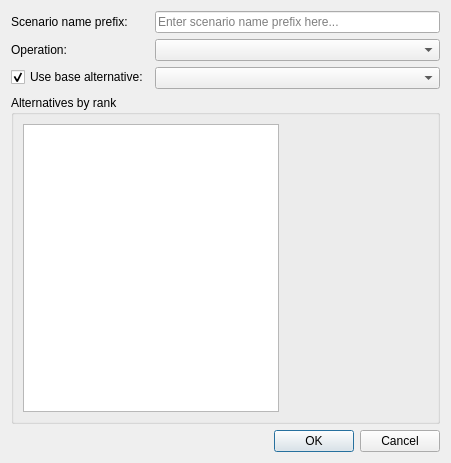
<?xml version="1.0" encoding="UTF-8"?>
<!--
######################################################################################################################
# Copyright (C) 2017-2022 Spine project consortium
# This file is part of Spine Toolbox.
# Spine Toolbox is free software: you can redistribute it and\/or modify it under the terms of the GNU Lesser General
# Public License as published by the Free Software Foundation, either version 3 of the License, or (at your option)
# any later version. This program is distributed in the hope that it will be useful, but WITHOUT ANY WARRANTY;
# without even the implied warranty of MERCHANTABILITY or FITNESS FOR A PARTICULAR PURPOSE. See the GNU Lesser General
# Public License for more details. You should have received a copy of the GNU Lesser General Public License along with
# this program. If not, see <http:\/\/www.gnu.org\/licenses\/>.
######################################################################################################################
-->
<ui version="4.0">
 <class>Form</class>
 <widget class="QWidget" name="Form">
  <property name="geometry">
   <rect>
    <x>0</x>
    <y>0</y>
    <width>451</width>
    <height>463</height>
   </rect>
  </property>
  <property name="windowTitle">
   <string>Form</string>
  </property>
  <layout class="QVBoxLayout" name="verticalLayout">
   <item>
    <layout class="QFormLayout" name="formLayout">
     <item row="0" column="0">
      <widget class="QLabel" name="scenario_prefix_label">
       <property name="text">
        <string>Scenario name prefix:</string>
       </property>
      </widget>
     </item>
     <item row="0" column="1">
      <widget class="QLineEdit" name="scenario_prefix_edit">
       <property name="toolTip">
        <string>Generate scenario names will have this prefix appended by a number.</string>
       </property>
       <property name="placeholderText">
        <string>Enter scenario name prefix here...</string>
       </property>
      </widget>
     </item>
     <item row="1" column="0">
      <widget class="QLabel" name="operation_label">
       <property name="text">
        <string>Operation:</string>
       </property>
      </widget>
     </item>
     <item row="1" column="1">
      <widget class="QComboBox" name="operation_combo_box"/>
     </item>
     <item row="2" column="0">
      <widget class="QCheckBox" name="use_base_alternative_check_box">
       <property name="toolTip">
        <string>When checked, selected base alternative is added to all scenarios.</string>
       </property>
       <property name="text">
        <string>Use base alternative:</string>
       </property>
       <property name="checked">
        <bool>true</bool>
       </property>
      </widget>
     </item>
     <item row="2" column="1">
      <widget class="QComboBox" name="base_alternative_combo_box"/>
     </item>
    </layout>
   </item>
   <item>
    <widget class="QGroupBox" name="groupBox">
     <property name="title">
      <string>Alternatives by rank</string>
     </property>
     <layout class="QHBoxLayout" name="horizontalLayout">
      <item>
       <widget class="QListWidget" name="alternative_list">
        <property name="toolTip">
         <string>Alternatives at bottom have priority. Drag and drop to reorder the list.</string>
        </property>
        <property name="dragEnabled">
         <bool>true</bool>
        </property>
        <property name="dragDropMode">
         <enum>QAbstractItemView::InternalMove</enum>
        </property>
        <property name="selectionMode">
         <enum>QAbstractItemView::ExtendedSelection</enum>
        </property>
       </widget>
      </item>
      <item>
       <spacer name="horizontalSpacer">
        <property name="orientation">
         <enum>Qt::Horizontal</enum>
        </property>
        <property name="sizeHint" stdset="0">
         <size>
          <width>40</width>
          <height>20</height>
         </size>
        </property>
       </spacer>
      </item>
     </layout>
    </widget>
   </item>
   <item>
    <widget class="QDialogButtonBox" name="button_box">
     <property name="standardButtons">
      <set>QDialogButtonBox::Cancel|QDialogButtonBox::Ok</set>
     </property>
    </widget>
   </item>
  </layout>
  <action name="accept_action">
   <property name="text">
    <string>OK</string>
   </property>
   <property name="shortcut">
    <string>Ctrl+Return</string>
   </property>
  </action>
  <action name="reject_action">
   <property name="text">
    <string>Cancel</string>
   </property>
   <property name="shortcut">
    <string>Esc</string>
   </property>
  </action>
 </widget>
 <resources/>
 <connections/>
</ui>
